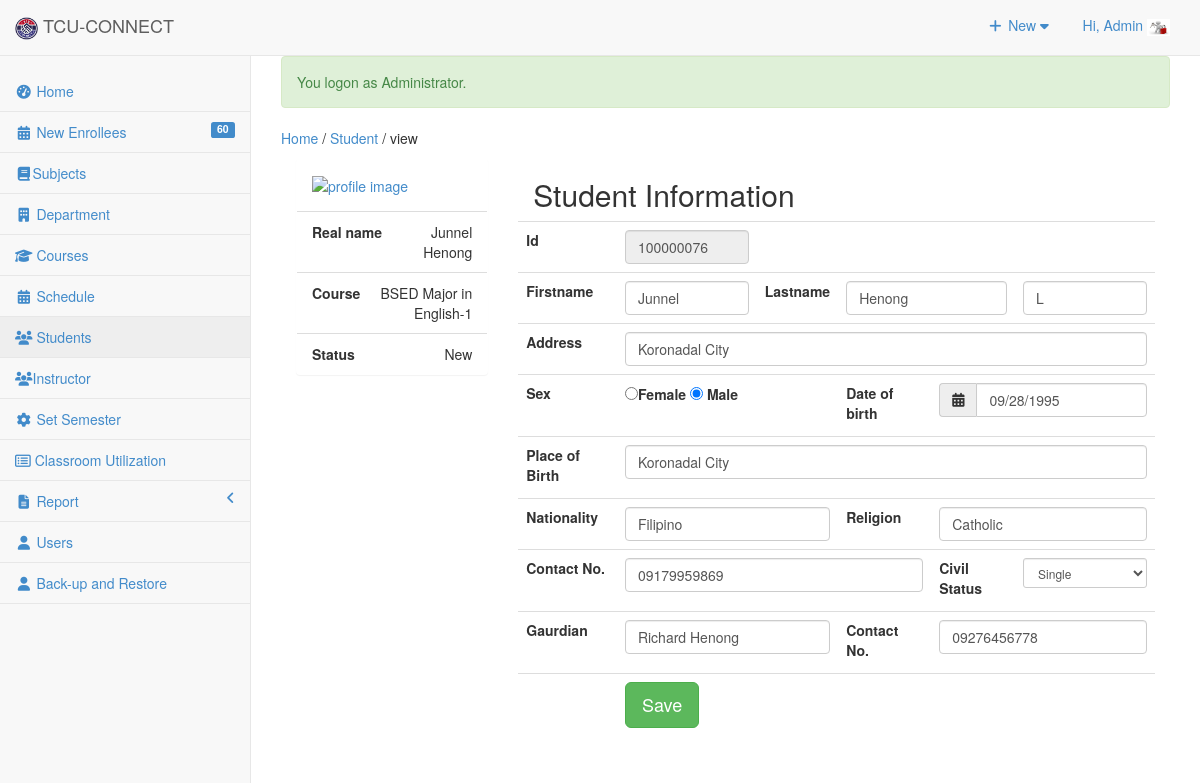
Screenshot of /admin/student/index.php?view=view&id=100000076 (signed in) with the database file from the repository.
### tables this page shows
CREATE TABLE `useraccounts` (
  `ACCOUNT_ID` int(11) NOT NULL,
  `ACCOUNT_NAME` varchar(255) NOT NULL,
  `ACCOUNT_USERNAME` varchar(255) NOT NULL,
  `ACCOUNT_PASSWORD` text NOT NULL,
  `ACCOUNT_TYPE` varchar(30) NOT NULL,
  `EMPID` int(11) NOT NULL,
  `USERIMAGE` varchar(255) NOT NULL
);

CREATE TABLE `tblstudent` (
  `S_ID` int(11) NOT NULL,
  `IDNO` int(20) NOT NULL,
  `FNAME` varchar(40) NOT NULL,
  `LNAME` varchar(40) NOT NULL,
  `MNAME` varchar(40) NOT NULL,
  `SEX` varchar(10) NOT NULL DEFAULT 'Male',
  `BDAY` date NOT NULL,
  `BPLACE` text NOT NULL,
  `STATUS` varchar(30) NOT NULL,
  `AGE` int(30) NOT NULL,
  `NATIONALITY` varchar(40) NOT NULL,
  `RELIGION` varchar(255) NOT NULL,
  `CONTACT_NO` varchar(40) NOT NULL,
  `HOME_ADD` text NOT NULL,
  `ACC_USERNAME` varchar(255) NOT NULL,
  `ACC_PASSWORD` text NOT NULL,
  `student_status` text NOT NULL,
  `YEARLEVEL` int(11) NOT NULL,
  `STUDSECTION` int(11) NOT NULL,
  `COURSE_ID` int(11) NOT NULL,
  `STUDPHOTO` varchar(255) NOT NULL,
  `SEMESTER` varchar(30) NOT NULL,
  `SYEAR` varchar(30) NOT NULL,
  `NewEnrollees` tinyint(1) NOT NULL
);

CREATE TABLE `course` (
  `COURSE_ID` int(11) NOT NULL,
  `COURSE_NAME` varchar(30) NOT NULL,
  `COURSE_LEVEL` varchar(50) NOT NULL DEFAULT '1',
  `COURSE_MAJOR` varchar(30) NOT NULL DEFAULT 'None',
  `COURSE_DESC` varchar(255) NOT NULL,
  `DEPT_ID` int(11) NOT NULL,
  `SETSEMESTER` varchar(90) NOT NULL
);

### admin/student/index.php (called while the page is built, shortened)
<?php
require_once("../../include/initialize.php");
$view = (isset($_GET['view']) && $_GET['view'] != '') ? $_GET['view'] : '';
 $title="Student";
 $header=$view;
require_once ("../theme/templates.php");
?>

### include/database.php (called while the page is built, shortened)
<?php
class Database {
	var $sql_string = '';
	public $conn;
	public function open_connection() {
		$this->conn = mysqli_connect(server,user,pass);
		if(!$this->conn){
			echo "Problem in database connection! Contact administrator!";
			exit();
		}else{
			$db_select = mysqli_select_db($this->conn,database_name);
		}
	}
	function setQuery($sql='') {
		$this->sql_string=$sql;
	}
	function executeQuery() {
		$result = mysqli_query($this->conn,$this->sql_string);
		return $result;
	}
	private function confirm_query($result) {
		return $result;
	}
	function loadSingleResult() {
		$cur = $this->executeQuery();
		while ($row = mysqli_fetch_object($cur)) {
		return $data = $row;
		}
	}
}
$mydb = new Database();
?>

### include/accounts.php (called while the page is built, shortened)
<?php
require_once(LIB_PATH.DS.'database.php');
class User {
	protected static  $tblname = "useraccounts";
	function single_user($id=""){
			global $mydb;
			$mydb->setQuery("SELECT * FROM ".self::$tblname."
				Where ACCOUNT_ID= '{$id}' LIMIT 1");
			$cur = $mydb->loadSingleResult();
			return $cur;
	}
}
?>

### include/students.php (called while the page is built, shortened)
<?php
require_once(LIB_PATH.DS.'database.php');
class Student {
	protected static  $tblname = "tblstudent";
	function single_student($id=""){
			global $mydb;
			$mydb->setQuery("SELECT * FROM ".self::$tblname."
				Where IDNO= '{$id}' LIMIT 1");
			$cur = $mydb->loadSingleResult();
			return $cur;
	}
}
?>

### include/courses.php (called while the page is built, shortened)
<?php
require_once(LIB_PATH.DS.'database.php');
class Course {
	protected static  $tblname = "course";
	function single_course($id=""){
			global $mydb;
			$mydb->setQuery("SELECT * FROM ".self::$tblname."
				Where COURSE_ID= '{$id}' LIMIT 1");
			$cur = $mydb->loadSingleResult();
			return $cur;
	}
}
?>

### include/studentdetails.php (called while the page is built, shortened)
<?php
require_once(LIB_PATH.DS.'database.php');
class StudentDetails {
	protected static  $tblname = "tblstuddetails";
	function single_StudentDetails($id=""){
			global $mydb;
			$mydb->setQuery("SELECT * FROM ".self::$tblname."
				Where IDNO= '{$id}' LIMIT 1");
			$cur = $mydb->loadSingleResult();
			return $cur;
	}
}
?>

### admin/student/view.php (the view, shortened to what this page needs)
<?php
    $student = New Student();
    $res = $student->single_student($_GET['id']);
    $studentdetails = New StudentDetails();
    $resguardian = $studentdetails->single_StudentDetails($_GET['id']);
    $course = New Course();
    $resCourse = $course->single_course($res->COURSE_ID);
   ?>
  		<div class="col-sm-3">
          <div class="panel">
            <div id="img_profile" class="panel-body">
            <a href="" data-target="#myModal" data-toggle="modal" >
            <img title="profile image" class="img-hover"   src="<?php echo web_root. 'student/'.  $res->STUDPHOTO; ?>">
            </a>
             </div>
          <ul class="list-group">
               <li class="list-group-item text-right"><span class="pull-left"><strong>Real name</strong></span> <?php echo $res->FNAME .' '.$res->LNAME; ?> </li>
              <li class="list-group-item text-right"><span class="pull-left"><strong>Course</strong></span> <?php echo $resCourse->COURSE_NAME .'-'.$res->YEARLEVEL; ?> </li>
              <li class="list-group-item text-right"><span class="pull-left"><strong>Status</strong></span> <?php echo $res->student_status; ?> </li>
          </ul>
        </div>
    </div>
<div class="col-sm-9">
<form action="controller.php?action=edit" class="form-horizontal" method="post" >
  <div class="table-responsive">
  <div class="col-md-8"><h2>Student Information</h2></div>
    <table class="table">
    <tr>
        <td><label>Id</label></td>
        <td >
          <input class="form-control input-md" readonly id="IDNO" name="IDNO" placeholder="Student Id" type="text" value="<?php echo isset($_GET['id']) ? $_GET['id'] : '' ?>">
        </td>
        <td colspan="4"></td>
      </tr>
      <tr>
        <td><label>Firstname</label></td>
        <td>
          <input required="true"   class="form-control input-md" id="FNAME" name="FNAME" placeholder="First Name" type="text" value="<?php echo  $res->FNAME; ?>">
        </td>
        <td><label>Lastname</label></td>
        <td colspan="2">
          <input required="true"  class="form-control input-md" id="LNAME" name="LNAME" placeholder="Last Name" type="text" value="<?php echo $res->LNAME; ?>">
        </td>
        <td>
          <input class="form-control input-md" id="MI" name="MI" placeholder="MI" type="text" value="<?php echo $res->MNAME; ?>">
        </td>
      </tr>
      <tr>
        <td><label>Address</label></td>
        <td colspan="5"  >
        <input required="true"  class="form-control input-md" id="PADDRESS" name="PADDRESS" placeholder="Permanent Address" type="text" value="<?php echo $res->HOME_ADD; ?>">
        </td>
      </tr>
      <tr>
        <td ><label>Sex </label></td>
        <td colspan="2">
          <label>
          <?php
            if ($res->SEX=='Male') {
              echo '<input checked id="optionsRadios1" name="optionsRadios" type="radio"   value="Female">Female
             <input id="optionsRadios2" name="optionsRadios" type="radio"  CHECKED="true"  value="Male"> Male';
            }else{
                 echo '<input checked id="optionsRadios1" name="optionsRadios" type="radio"  CHECKED="true"  value="Female">Female
             <input id="optionsRadios2" name="optionsRadios" type="radio"   value="Male"> Male';
            }
          ?>
          </label>
        </td>
        <td><label>Date of birth</label></td>
        <td colspan="2">
        <div class="input-group " >
                  <div class="input-group-addon">
                    <i class="fa fa-calendar"></i>
                  </div>
                  <input  required="true" name="BIRTHDATE"  id="BIRTHDATE"  type="text" class="form-control input-md"   data-inputmask="'alias': 'mm/dd/yyyy'" data-mask value="<?php echo date_format(date_create($res->BDAY),'m/d/Y'); ?>">
           </div>
        </td>
      </tr>
      <tr><td><label>Place of Birth</label></td>
        <td colspan="5">
        <input required="true"  class="form-control input-md" id="BIRTHPLACE" name="BIRTHPLACE" placeholder="Place of Birth" type="text" value="<?php echo $res->BPLACE; ?>">
         </td>
      </tr>
      <tr>
        <td><label>Nationality</label></td>
        <td colspan="2"><input required="true"  class="form-control input-md" id="NATIONALITY" name="NATIONALITY" placeholder="Nationality" type="text" value="<?php echo $res->NATIONALITY; ?>">
              </td>
        <td><label>Religion</label></td>
        <td colspan="2"><input  required="true" class="form-control input-md" id="RELIGION" name="RELIGION" placeholder="Religion" type="text" value="<?php echo $res->RELIGION; ?>">
        </td>
      </tr>
      <tr>
      <td><label>Contact No.</label></td>
        <td colspan="3"><input required="true"  class="form-control input-md" id="CONTACT" name="CONTACT" placeholder="Contact Number" type="text" value="<?php echo $res->CONTACT_NO; ?>">
              </td>
        <td><label>Civil Status</label></td>
        <td colspan="2">
          <select class="form-control input-sm" name="CIVILSTATUS">
            <option value="<?php echo $res->STATUS; ?>"><?php echo $res->STATUS; ?></option>
          </select>
        </td>
      </tr>
      <tr>
        <td><label>Gaurdian</label></td>
        <td colspan="2">
          <input required="true"  class="form-control input-md" id="GUARDIAN" name="GUARDIAN" placeholder="Parents/Guardian Name" type="text"value="<?php echo isset($resguardian->GUARDIAN) ? $resguardian->GUARDIAN : ''; ?>">
        </td>
        <td><label>Contact No.</label></td>
        <td colspan="2"><input  required="true" class="form-control input-md" id="GCONTACT" name="GCONTACT" placeholder="Contact Number" type="text"value="<?php echo isset($resguardian->GCONTACT) ? $resguardian->GCONTACT : ''; ?>"></td>
      </tr>
      <tr>
      <td></td>
        <td colspan="5">
          <button class="btn btn-success btn-lg" name="save" type="submit">Save</button>
        </td>
      </tr>
    </table>
  </div>
</form>
</div>

### admin/theme/templates.php (shortened to what this page needs)
<!DOCTYPE html>
<html lang="en">
<head>
<link href="<?php echo web_root; ?>admin/css/bootstrap.min.css" rel="stylesheet">
<link href="<?php echo web_root; ?>admin/css/metisMenu.min.css" rel="stylesheet">
<link href="<?php echo web_root; ?>admin/css/timeline.css" rel="stylesheet">
<link href="<?php echo web_root; ?>admin/css/sb-admin-2.css" rel="stylesheet">
<link href="<?php echo web_root; ?>admin/css/morris.css" rel="stylesheet">
<link href="<?php echo web_root; ?>admin/font/css/font-awesome.min.css" rel="stylesheet" type="text/css">
<link href="<?php echo web_root; ?>admin/font/font-awesome.min.css" rel="stylesheet" type="text/css">
<link href="<?php echo web_root; ?>admin/css/dataTables.bootstrap.css" rel="stylesheet">
<link href="<?php echo web_root; ?>css/bootstrap-datetimepicker.min.css" rel="stylesheet" media="screen">
<link href="<?php echo web_root; ?>css/datepicker.css" rel="stylesheet" media="screen">
<link href="<?php echo web_root; ?>admin/css/costum.css" rel="stylesheet">
<link href="<?php echo web_root; ?>css/ekko-lightbox.css" rel="stylesheet">
</head>
<?php
  $sql = "SELECT count(*) as 'enrollees' FROM tblstudent WHERE NewEnrollees=1";
  $mydb->setQuery($sql);
  $enrollees = $mydb->loadSingleResult();
  ?>
<body >
   <div id="wrapper">
        <nav class="navbar navbar-default navbar-static-top  " role="navigation" style="margin-bottom: 0">
            <div class="navbar-header">
                <a class="navbar-brand"  href="<?php echo web_root; ?>admin/index.php" >
                <img src="<?php echo web_root; ?>img/logo.png" height="23">
                TCU-CONNECT</a>
            </div>
            <ul class="nav navbar-top-links navbar-right">
                 <li class="dropdown">
                    <a class="dropdown-toggle" data-toggle="dropdown" href="#">
                        <i class="fa fa-plus fa-fw"></i> New  <i class="fa fa-caret-down"></i>
                    </a>
                </li>
<?php
 $user = New User();
$singleuser = $user->single_user($_SESSION['ACCOUNT_ID']);
?>
                <li class="dropdown">
                    <a class="dropdown-toggle" data-toggle="dropdown" href="#">
                        Hi, <?php echo $_SESSION['ACCOUNT_NAME']; ?> <img title="profile image" width="23px" height="17px" src="<?php echo web_root.'admin/user/'.$singleuser ->USERIMAGE ?>">
                    </a>
                </li>
            </ul>
            <br/>
            <div class="navbar-default sidebar" role="navigation">
                <div class="sidebar-nav navbar-collapse">
                    <ul class="nav" id="side-menu">
                        <li>
                            <a href="<?php echo web_root; ?>admin/index.php"><i class="fa fa-dashboard fa-fw"></i> Home</a>
                        </li>
                         <li>
                             <a href="<?php echo web_root; ?>admin/enrollees/index.php" ><i class="fa fa-calendar fa-fw"></i>  New Enrollees
                             <label class="label pull-right label-primary"><?php echo isset($enrollees->enrollees) ? $enrollees->enrollees : 0; ?></label> </a>
                        </li>
                        <li>
                             <a href="<?php echo web_root; ?>admin/subject/index.php"><i class="fa fa-book fa-fw"></i>Subjects </a>
                        </li>
                        <li>
                             <a href="<?php echo web_root; ?>admin/department/index.php" ><i class="fa  fa-building fa-fw"></i>  Department</a>
                  </li>
                         <li>
                             <a href="<?php echo web_root; ?>admin/course/index.php" ><i class="fa  fa-graduation-cap fa-fw"></i>  Courses </a>
                        </li>
                        <li>
                             <a href="<?php echo web_root; ?>admin/schedule/index.php" ><i class="fa fa-calendar fa-fw"></i>  Schedule </a>
                        </li>
                        <li>
                             <a href="<?php echo web_root; ?>admin/student/index.php" ><i class="fa fa-group fa-fw"></i>  Students </a>
                        </li>
                        <li>
                             <a href="<?php echo web_root; ?>admin/instructor/index.php" ><i class="fa fa-group fa-fw"></i>Instructor </a>
                        </li>
                        <li>
                             <a href="<?php echo web_root; ?>admin/maintenance/index.php" ><i class="fa fa-gear fa-fw"></i>  Set Semester </a>
                        </li>
                           <li>
                                    <a href="<?php echo web_root; ?>admin/classroom/index.php?view=list">
                                    <i class="fa fa-list-alt" ></i>   Classroom Utilization</a>
                           </li>
                           <li>
                            <a href="#"><i class="fa  fa-file-text fa-fw"></i> Report <span class="fa arrow"></span></a>
                        </li>
                        <?php if ($_SESSION['ACCOUNT_TYPE']=='Administrator') {
                        ?>
                          <li>
                            <a href="<?php echo web_root; ?>admin/user/index.php" ><i class="fa fa-user fa-fw"></i> Users </a>
                        </li>
                        <li>
                            <a href="<?php echo web_root; ?>admin/back-up/index.php" ><i class="fa fa-user fa-fw"></i> Back-up and Restore </a>
                        </li>
                 <?php }  ?>
                    </ul>
                </div>
            </div>
        </nav>
  <div id="page-wrapper">
            <div class="row" >
                <div class="col-lg-12">
                    <p>
                    <?php
                    if ($title<>'Home'){
                       echo   ' <a href="'. web_root.'admin/index.php" title="Home" >Home</a>  /
                        <a href="index.php" title="'. $title.'" >'. $title.'</a>
                        '.(isset($header) ? ' / '. $header : '') .'</p>'  ;
                    } ?>
                  <?php require_once $content; ?>
                </div>
            </div>
        </div>
    </div>
</body>
</html>

### rows the page displays
useraccounts: USERIMAGE (picture)
tblstudent: FNAME "Junnel", LNAME "Henong", YEARLEVEL "1", student_status "New", MI "L", PADDRESS "Koronadal City", BIRTHDATE "09/28/1995", BIRTHPLACE "Koronadal City", NATIONALITY "Filipino", RELIGION "Catholic", CONTACT "09179959869", CIVILSTATUS "Single"
course: COURSE_NAME "BSED Major in English"

### other values shown
$_SESSION['ACCOUNT_NAME'] "Admin"
$enrollees->enrollees "60"
$_SESSION['message'] "You logon as Administrator."
$title "Student"
$header "view"
